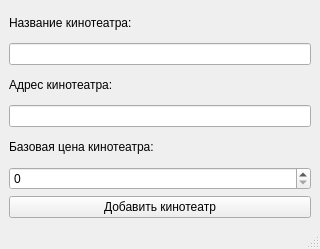
<?xml version="1.0" encoding="UTF-8"?>
<ui version="4.0">
 <class>MainWindow</class>
 <widget class="QMainWindow" name="MainWindow">
  <property name="geometry">
   <rect>
    <x>0</x>
    <y>0</y>
    <width>320</width>
    <height>249</height>
   </rect>
  </property>
  <property name="windowTitle">
   <string>Кинотеатр</string>
  </property>
  <widget class="QWidget" name="centralwidget">
   <layout class="QVBoxLayout" name="verticalLayout">
    <item>
     <widget class="QLabel" name="label">
      <property name="text">
       <string>Название кинотеатра:</string>
      </property>
     </widget>
    </item>
    <item>
     <widget class="QLineEdit" name="name"/>
    </item>
    <item>
     <widget class="QLabel" name="label_3">
      <property name="text">
       <string>Адрес кинотеатра:</string>
      </property>
     </widget>
    </item>
    <item>
     <widget class="QLineEdit" name="address"/>
    </item>
    <item>
     <widget class="QLabel" name="label_2">
      <property name="text">
       <string>Базовая цена кинотеатра:</string>
      </property>
     </widget>
    </item>
    <item>
     <widget class="QSpinBox" name="price">
      <property name="maximum">
       <number>100000</number>
      </property>
     </widget>
    </item>
    <item>
     <widget class="QPushButton" name="pushButton">
      <property name="text">
       <string>Добавить кинотеатр</string>
      </property>
     </widget>
    </item>
   </layout>
  </widget>
  <widget class="QMenuBar" name="menubar">
   <property name="geometry">
    <rect>
     <x>0</x>
     <y>0</y>
     <width>320</width>
     <height>22</height>
    </rect>
   </property>
  </widget>
  <widget class="QStatusBar" name="statusbar"/>
 </widget>
 <resources/>
 <connections/>
</ui>
